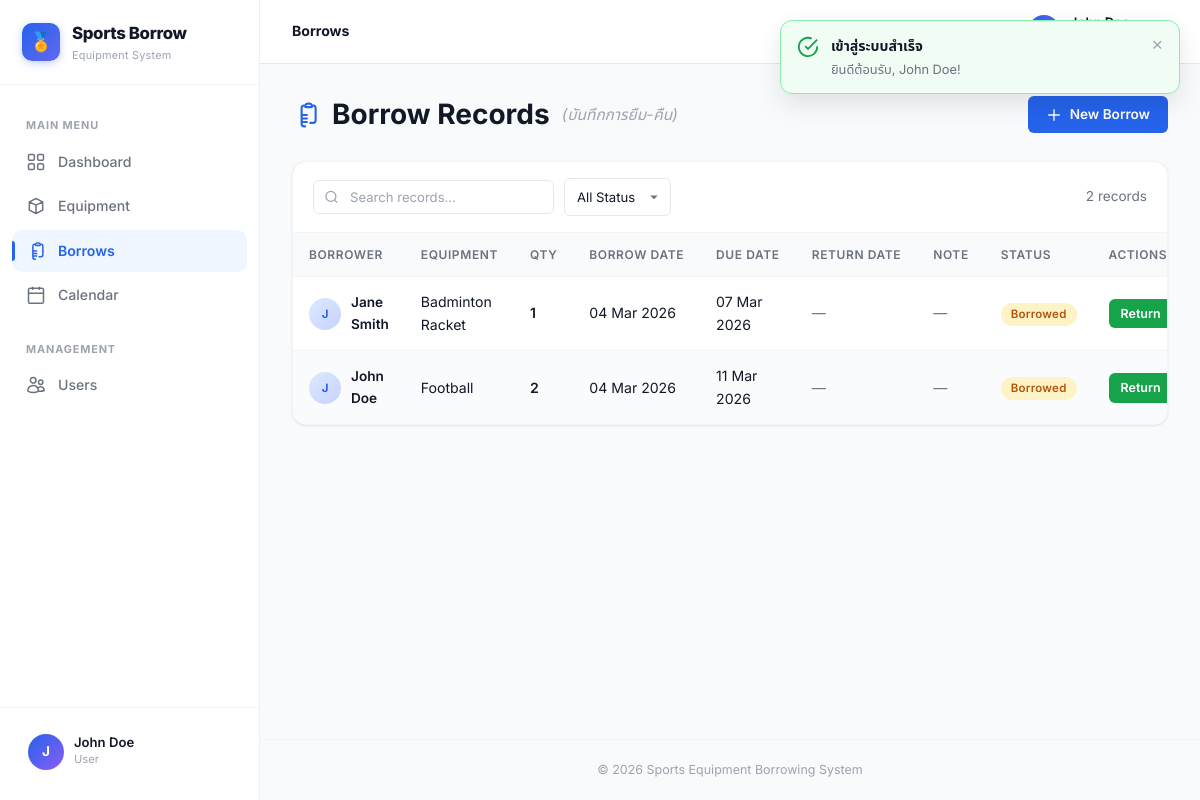
Screenshot of /index.php?page=borrows (signed in) with the database file from the repository.
### tables this page shows
CREATE TABLE IF NOT EXISTS borrow_records (
    id              INT UNSIGNED AUTO_INCREMENT PRIMARY KEY,
    user_id         INT UNSIGNED NOT NULL,
    equipment_id    INT UNSIGNED NOT NULL,
    quantity        INT UNSIGNED NOT NULL DEFAULT 1,
    borrow_date     DATETIME     NOT NULL DEFAULT CURRENT_TIMESTAMP,
    due_date        DATETIME     NOT NULL,
    return_date     DATETIME     DEFAULT NULL,
    status          ENUM('borrowed','returned','overdue') NOT NULL DEFAULT 'borrowed',
    note            TEXT         DEFAULT NULL,
    created_at      TIMESTAMP DEFAULT CURRENT_TIMESTAMP,
    updated_at      TIMESTAMP DEFAULT CURRENT_TIMESTAMP ON UPDATE CURRENT_TIMESTAMP,

    CONSTRAINT fk_borrow_user
        FOREIGN KEY (user_id)      REFERENCES users(id)     ON DELETE CASCADE,
    CONSTRAINT fk_borrow_equipment
        FOREIGN KEY (equipment_id) REFERENCES equipment(id) ON DELETE CASCADE
);

CREATE TABLE IF NOT EXISTS users (
    id          INT UNSIGNED AUTO_INCREMENT PRIMARY KEY,
    username    VARCHAR(50)  NOT NULL UNIQUE,
    password    VARCHAR(255) NOT NULL,               
    full_name   VARCHAR(100) NOT NULL,
    email       VARCHAR(100) NOT NULL UNIQUE,
    phone       VARCHAR(20)  DEFAULT NULL,
    role        ENUM('admin','user') NOT NULL DEFAULT 'user',
    created_at  TIMESTAMP DEFAULT CURRENT_TIMESTAMP,
    updated_at  TIMESTAMP DEFAULT CURRENT_TIMESTAMP ON UPDATE CURRENT_TIMESTAMP
);

CREATE TABLE IF NOT EXISTS equipment (
    id              INT UNSIGNED AUTO_INCREMENT PRIMARY KEY,
    name            VARCHAR(100) NOT NULL,
    description     TEXT         DEFAULT NULL,
    category        VARCHAR(50)  DEFAULT NULL,        
    total_quantity  INT UNSIGNED NOT NULL DEFAULT 1,
    available_qty   INT UNSIGNED NOT NULL DEFAULT 1,
    image_url       VARCHAR(255) DEFAULT NULL,
    created_at      TIMESTAMP DEFAULT CURRENT_TIMESTAMP,
    updated_at      TIMESTAMP DEFAULT CURRENT_TIMESTAMP ON UPDATE CURRENT_TIMESTAMP
);

### controllers/BorrowController.php (called while the page is built, shortened)
<?php
require_once __DIR__ . '/../models/BorrowRecord.php';
class BorrowController
{
    private BorrowRecord $model;
    public function __construct()
    {
        $this->model          = new BorrowRecord();
    }
    public function index(): void
    {
        $records       = $this->model->getAll();
        require __DIR__ . '/../views/borrows/index.php';
    }
}

### config/database.php (called while the page is built, shortened)
<?php
class Database
{
    private static ?PDO $instance = null;
    public static function connect(): PDO
    {
        if (self::$instance === null) {
            $dsn = sprintf(
                'mysql:host=%s;port=%d;dbname=%s;charset=utf8mb4',
                self::HOST,
                self::PORT,
                self::DBNAME
            );
            self::$instance = new PDO($dsn, self::USER, self::PASS, [
                PDO::ATTR_ERRMODE            => PDO::ERRMODE_EXCEPTION,
                PDO::ATTR_DEFAULT_FETCH_MODE => PDO::FETCH_ASSOC,
                PDO::ATTR_EMULATE_PREPARES   => false,
            ]);
        }
        return self::$instance;
    }
}

### models/BorrowRecord.php (called while the page is built, shortened)
<?php
require_once __DIR__ . '/../config/database.php';
class BorrowRecord
{
    private PDO $db;
    public function __construct()
    {
        $this->db = Database::connect();
    }
    public function getAll(): array
    {
        $sql = 'SELECT br.*, u.full_name AS user_name, e.name AS equipment_name
                FROM borrow_records br
                JOIN users u      ON u.id = br.user_id
                JOIN equipment e  ON e.id = br.equipment_id
                ORDER BY br.id DESC';
        return $this->db->query($sql)->fetchAll();
    }
}

### views/borrows/index.php (the view, shortened to what this page needs)
<?php require __DIR__ . '/../../views/layout/header.php'; ?>
<div class="page-header">
    <h1>
        Borrow Records <em style="font-weight:400;font-size:0.55em;color:var(--color-text-muted);">(บันทึกการยืม-คืน)</em>
    </h1>
    <div class="actions">
        <a href="index.php?page=borrows&action=create" class="btn btn-primary">
            <svg fill="none" stroke="currentColor" viewBox="0 0 24 24" stroke-width="2"><path stroke-linecap="round" stroke-linejoin="round" d="M12 4v16m8-8H4"/></svg>
            New Borrow
        </a>
    </div>
</div>
<div class="data-table-wrapper">
    <div class="table-toolbar">
        <div class="toolbar-left">
            <div class="table-search">
                <input type="text" placeholder="Search records...">
            </div>
            <div class="table-filter">
                <select data-col="7">
                    <option value="">All Status</option>
                </select>
            </div>
        </div>
        <div class="toolbar-right">
            <span class="text-sm text-muted"><?= count($records) ?> records</span>
        </div>
    </div>
    <table class="data-table striped">
        <thead>
            <tr>
                <th>Borrower</th>
                <th>Equipment</th>
                <th>Qty</th>
                <th>Borrow Date</th>
                <th>Due Date</th>
                <th>Return Date</th>
                <th>Note</th>
                <th>Status</th>
                <th>Actions</th>
            </tr>
        </thead>
        <tbody>
        <?php foreach ($records as $r): ?>
            <?php
            $status = $r['status'];
            ?>
            <tr>
                <td>
                    <div class="cell-user">
                        <div class="cell-avatar"><?= strtoupper(substr($r['user_name'], 0, 1)) ?></div>
                        <span class="cell-name"><?= htmlspecialchars($r['user_name']) ?></span>
                    </div>
                </td>
                <td><?= htmlspecialchars($r['equipment_name']) ?></td>
                <td class="fw-600"><?= $r['quantity'] ?></td>
                <td><?= date('d M Y', strtotime($r['borrow_date'])) ?></td>
                <td><?= date('d M Y', strtotime($r['due_date'])) ?></td>
                <td><?= $r['return_date'] ? date('d M Y', strtotime($r['return_date'])) : '<span class="text-muted">—</span>' ?></td>
                <td><?= htmlspecialchars($r['note'] ?? '') ?: '<span class="text-muted">—</span>' ?></td>
                <td>
                    <span class="badge badge-<?= $status ?>"><?= ucfirst($status) ?></span>
                </td>
                <td>
                    <div class="cell-actions">
                        <?php if ($r['status'] === 'borrowed'): ?>
                            <a href="index.php?page=borrows&action=return&id=<?= $r['id'] ?>" class="btn btn-success btn-sm"
                               data-confirm="Confirm return this item?" data-confirm-type="success">Return</a>
                        <?php endif; ?>
                    </div>
                </td>
            </tr>
        <?php endforeach; ?>
        </tbody>
    </table>
</div>
<?php require __DIR__ . '/../../views/layout/footer.php'; ?>

### views/assets/css/design-system.css (style rules this page uses)
:root { --color-primary: #2563eb; --color-primary-light: #dbeafe; --color-primary-dark: #1d4ed8; --color-success: #16a34a; --color-success-light: #dcfce7; --color-warning: #f59e0b; --color-warning-light: #fef3c7; --color-danger: #ef4444; --color-danger-light: #fee2e2; --color-info: #0ea5e9; --color-info-light: #e0f2fe; --color-bg: #f9fafb; --color-surface: #ffffff; --color-surface-hover: #f8fafc; --color-border: #e5e7eb; --color-border-light: #f3f4f6; --color-text-primary: #111827; --color-text-secondary: #6b7280; --color-text-muted: #9ca3af; --color-text-inverse: #ffffff; --sidebar-width: 260px; --sidebar-bg: #ffffff; --sidebar-border: #f0f0f0; --sidebar-active-bg: #eff6ff; --sidebar-active-text: #2563eb; --sidebar-hover-bg: #f9fafb; --navbar-height: 64px; --navbar-bg: #ffffff; --navbar-border: #e5e7eb; --space-xs: 4px; --space-sm: 8px; --space-md: 16px; --space-lg: 24px; --space-xl: 32px; --space-2xl: 48px; --content-padding: 32px; --card-padding: 24px; --radius-sm: 6px; --radius-md: 10px; --radius-lg: 14px; --radius-xl: 20px; --radius-full: 9999px; --shadow-xs: 0 1px 2px rgba(0,0,0,0.04); --shadow-sm: 0 1px 3px rgba(0,0,0,0.06), 0 1px 2px rgba(0,0,0,0.04); --shadow-md: 0 4px 6px -1px rgba(0,0,0,0.07), 0 2px 4px -1px rgba(0,0,0,0.04); --shadow-lg: 0 10px 15px -3px rgba(0,0,0,0.08), 0 4px 6px -2px rgba(0,0,0,0.04); --shadow-xl: 0 20px 25px -5px rgba(0,0,0,0.08), 0 10px 10px -5px rgba(0,0,0,0.03); --transition-fast: 150ms cubic-bezier(0.4, 0, 0.2, 1); --transition-base: 200ms cubic-bezier(0.4, 0, 0.2, 1); --transition-slow: 300ms cubic-bezier(0.4, 0, 0.2, 1); --font-sans: 'Inter', 'Noto Sans Thai', -apple-system, BlinkMacSystemFont, 'Segoe UI', sans-serif; --font-mono: 'JetBrains Mono', 'Fira Code', monospace; }
*, *::before, *::after { box-sizing: border-box; margin: 0; padding: 0; }
html { font-size: 16px; -webkit-font-smoothing: antialiased; -moz-osx-font-smoothing: grayscale; }
body { font-family: var(--font-sans); color: var(--color-text-primary); background: var(--color-bg); line-height: 1.6; }
a { color: var(--color-primary); text-decoration: none; transition: color var(--transition-fast); }
h1, h2, h3, h4, h5, h6 { font-weight: 700; line-height: 1.3; color: var(--color-text-primary); }
h1 { font-size: 1.75rem; }
.btn { display: inline-flex; align-items: center; justify-content: center; gap: 8px; padding: 9px 18px; border: none; border-radius: var(--radius-sm); font-size: 0.85rem; font-weight: 600; font-family: var(--font-sans); cursor: pointer; text-decoration: none; color: var(--color-text-inverse); transition: all var(--transition-base); line-height: 1.4; white-space: nowrap; }
.btn svg { width: 16px; height: 16px; flex-shrink: 0; }
.btn-primary { background: var(--color-primary); }
.btn-success { background: var(--color-success); }
.btn-sm { padding: 6px 12px; font-size: 0.78rem; }
.badge { display: inline-flex; align-items: center; gap: 4px; padding: 3px 10px; border-radius: var(--radius-full); font-size: 0.72rem; font-weight: 600; letter-spacing: 0.02em; line-height: 1.5; white-space: nowrap; }
.badge-borrowed { background: var(--color-warning-light); color: #b45309; }
.page-header { display: flex; align-items: center; justify-content: space-between; margin-bottom: 28px; flex-wrap: wrap; gap: 16px; }
.page-header h1 { display: flex; align-items: center; gap: 12px; }
.page-header h1 svg { width: 28px; height: 28px; color: var(--color-primary); }
.page-header .actions { display: flex; gap: 10px; flex-wrap: wrap; }
.text-muted { color: var(--color-text-secondary); }
.text-sm { font-size: 0.85rem; }
.fw-600 { font-weight: 600; }

### views/assets/css/layout.css (style rules this page uses)
.app-layout { display: flex; min-height: 100vh; background: var(--color-bg); }

### rows the page displays
borrow_records: user.full_name "J", user.full_name "Jane Smith", equipment.name "Badminton Racket", quantity "1", borrow_date "04 Mar 2026", due_date "07 Mar 2026", note "—", status "Borrowed"
borrow_records: user.full_name "J", user.full_name "John Doe", equipment.name "Football", quantity "2", borrow_date "04 Mar 2026", due_date "11 Mar 2026", note "—", status "Borrowed"

### other values shown
substr($_SESSION['full_name'] ?? 'U', 0, 1) "J"
$_SESSION['full_name'] "John Doe"
$_SESSION['role'] "User"
$pageTitle "Borrows"
count($records) "2"
